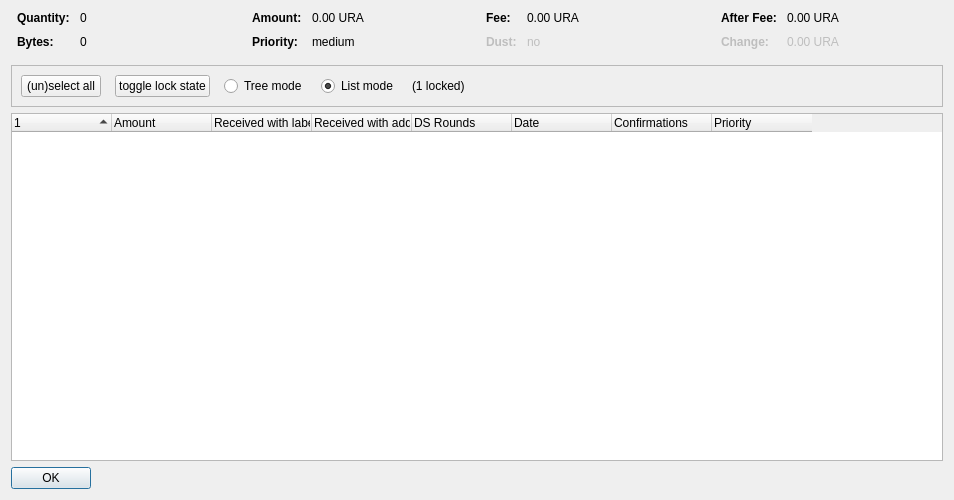
<?xml version="1.0" encoding="UTF-8"?>
<ui version="4.0">
 <class>CoinControlDialog</class>
 <widget class="QDialog" name="CoinControlDialog">
  <property name="geometry">
   <rect>
    <x>0</x>
    <y>0</y>
    <width>954</width>
    <height>500</height>
   </rect>
  </property>
  <property name="windowTitle">
   <string>Coin Selection</string>
  </property>
  <layout class="QVBoxLayout" name="verticalLayout">
   <item>
    <layout class="QHBoxLayout" name="horizontalLayoutTop" stretch="0,0,0,0">
     <property name="topMargin">
      <number>0</number>
     </property>
     <property name="bottomMargin">
      <number>10</number>
     </property>
     <item>
      <layout class="QFormLayout" name="formLayoutCoinControl1">
       <property name="horizontalSpacing">
        <number>10</number>
       </property>
       <property name="verticalSpacing">
        <number>10</number>
       </property>
       <property name="leftMargin">
        <number>6</number>
       </property>
       <property name="rightMargin">
        <number>6</number>
       </property>
       <item row="0" column="0">
        <widget class="QLabel" name="labelCoinControlQuantityText">
         <property name="font">
          <font>
           <weight>75</weight>
           <bold>true</bold>
          </font>
         </property>
         <property name="text">
          <string>Quantity:</string>
         </property>
        </widget>
       </item>
       <item row="0" column="1">
        <widget class="QLabel" name="labelCoinControlQuantity">
         <property name="cursor">
          <cursorShape>IBeamCursor</cursorShape>
         </property>
         <property name="contextMenuPolicy">
          <enum>Qt::ActionsContextMenu</enum>
         </property>
         <property name="text">
          <string notr="true">0</string>
         </property>
         <property name="textInteractionFlags">
          <set>Qt::LinksAccessibleByMouse|Qt::TextSelectableByKeyboard|Qt::TextSelectableByMouse</set>
         </property>
        </widget>
       </item>
       <item row="1" column="0">
        <widget class="QLabel" name="labelCoinControlBytesText">
         <property name="font">
          <font>
           <weight>75</weight>
           <bold>true</bold>
          </font>
         </property>
         <property name="text">
          <string>Bytes:</string>
         </property>
        </widget>
       </item>
       <item row="1" column="1">
        <widget class="QLabel" name="labelCoinControlBytes">
         <property name="cursor">
          <cursorShape>IBeamCursor</cursorShape>
         </property>
         <property name="contextMenuPolicy">
          <enum>Qt::ActionsContextMenu</enum>
         </property>
         <property name="text">
          <string notr="true">0</string>
         </property>
         <property name="textInteractionFlags">
          <set>Qt::LinksAccessibleByMouse|Qt::TextSelectableByKeyboard|Qt::TextSelectableByMouse</set>
         </property>
        </widget>
       </item>
      </layout>
     </item>
     <item>
      <layout class="QFormLayout" name="formLayoutCoinControl2">
       <property name="horizontalSpacing">
        <number>10</number>
       </property>
       <property name="verticalSpacing">
        <number>10</number>
       </property>
       <property name="leftMargin">
        <number>6</number>
       </property>
       <property name="rightMargin">
        <number>6</number>
       </property>
       <item row="0" column="0">
        <widget class="QLabel" name="labelCoinControlAmountText">
         <property name="font">
          <font>
           <weight>75</weight>
           <bold>true</bold>
          </font>
         </property>
         <property name="text">
          <string>Amount:</string>
         </property>
        </widget>
       </item>
       <item row="0" column="1">
        <widget class="QLabel" name="labelCoinControlAmount">
         <property name="cursor">
          <cursorShape>IBeamCursor</cursorShape>
         </property>
         <property name="contextMenuPolicy">
          <enum>Qt::ActionsContextMenu</enum>
         </property>
         <property name="text">
          <string notr="true">0.00 URA</string>
         </property>
         <property name="textInteractionFlags">
          <set>Qt::LinksAccessibleByMouse|Qt::TextSelectableByKeyboard|Qt::TextSelectableByMouse</set>
         </property>
        </widget>
       </item>
       <item row="1" column="0">
        <widget class="QLabel" name="labelCoinControlPriorityText">
         <property name="font">
          <font>
           <weight>75</weight>
           <bold>true</bold>
          </font>
         </property>
         <property name="text">
          <string>Priority:</string>
         </property>
        </widget>
       </item>
       <item row="1" column="1">
        <widget class="QLabel" name="labelCoinControlPriority">
         <property name="cursor">
          <cursorShape>IBeamCursor</cursorShape>
         </property>
         <property name="contextMenuPolicy">
          <enum>Qt::ActionsContextMenu</enum>
         </property>
         <property name="text">
          <string>medium</string>
         </property>
         <property name="textInteractionFlags">
          <set>Qt::LinksAccessibleByMouse|Qt::TextSelectableByKeyboard|Qt::TextSelectableByMouse</set>
         </property>
        </widget>
       </item>
      </layout>
     </item>
     <item>
      <layout class="QFormLayout" name="formLayoutCoinControl3">
       <property name="horizontalSpacing">
        <number>10</number>
       </property>
       <property name="verticalSpacing">
        <number>10</number>
       </property>
       <property name="leftMargin">
        <number>6</number>
       </property>
       <property name="rightMargin">
        <number>6</number>
       </property>
       <item row="0" column="0">
        <widget class="QLabel" name="labelCoinControlFeeText">
         <property name="font">
          <font>
           <weight>75</weight>
           <bold>true</bold>
          </font>
         </property>
         <property name="text">
          <string>Fee:</string>
         </property>
        </widget>
       </item>
       <item row="0" column="1">
        <widget class="QLabel" name="labelCoinControlFee">
         <property name="cursor">
          <cursorShape>IBeamCursor</cursorShape>
         </property>
         <property name="contextMenuPolicy">
          <enum>Qt::ActionsContextMenu</enum>
         </property>
         <property name="text">
          <string notr="true">0.00 URA</string>
         </property>
         <property name="textInteractionFlags">
          <set>Qt::LinksAccessibleByMouse|Qt::TextSelectableByKeyboard|Qt::TextSelectableByMouse</set>
         </property>
        </widget>
       </item>
       <item row="1" column="0">
        <widget class="QLabel" name="labelCoinControlLowOutputText">
         <property name="enabled">
          <bool>false</bool>
         </property>
         <property name="font">
          <font>
           <weight>75</weight>
           <bold>true</bold>
          </font>
         </property>
         <property name="text">
          <string>Dust:</string>
         </property>
        </widget>
       </item>
       <item row="1" column="1">
        <widget class="QLabel" name="labelCoinControlLowOutput">
         <property name="enabled">
          <bool>false</bool>
         </property>
         <property name="cursor">
          <cursorShape>IBeamCursor</cursorShape>
         </property>
         <property name="contextMenuPolicy">
          <enum>Qt::ActionsContextMenu</enum>
         </property>
         <property name="text">
          <string>no</string>
         </property>
         <property name="textInteractionFlags">
          <set>Qt::LinksAccessibleByMouse|Qt::TextSelectableByKeyboard|Qt::TextSelectableByMouse</set>
         </property>
        </widget>
       </item>
      </layout>
     </item>
     <item>
      <layout class="QFormLayout" name="formLayoutCoinControl4">
       <property name="horizontalSpacing">
        <number>10</number>
       </property>
       <property name="verticalSpacing">
        <number>10</number>
       </property>
       <property name="leftMargin">
        <number>6</number>
       </property>
       <property name="rightMargin">
        <number>6</number>
       </property>
       <item row="0" column="0">
        <widget class="QLabel" name="labelCoinControlAfterFeeText">
         <property name="font">
          <font>
           <weight>75</weight>
           <bold>true</bold>
          </font>
         </property>
         <property name="text">
          <string>After Fee:</string>
         </property>
        </widget>
       </item>
       <item row="0" column="1">
        <widget class="QLabel" name="labelCoinControlAfterFee">
         <property name="cursor">
          <cursorShape>IBeamCursor</cursorShape>
         </property>
         <property name="contextMenuPolicy">
          <enum>Qt::ActionsContextMenu</enum>
         </property>
         <property name="text">
          <string notr="true">0.00 URA</string>
         </property>
         <property name="textInteractionFlags">
          <set>Qt::LinksAccessibleByMouse|Qt::TextSelectableByKeyboard|Qt::TextSelectableByMouse</set>
         </property>
        </widget>
       </item>
       <item row="1" column="0">
        <widget class="QLabel" name="labelCoinControlChangeText">
         <property name="enabled">
          <bool>false</bool>
         </property>
         <property name="font">
          <font>
           <weight>75</weight>
           <bold>true</bold>
          </font>
         </property>
         <property name="text">
          <string>Change:</string>
         </property>
        </widget>
       </item>
       <item row="1" column="1">
        <widget class="QLabel" name="labelCoinControlChange">
         <property name="enabled">
          <bool>false</bool>
         </property>
         <property name="cursor">
          <cursorShape>IBeamCursor</cursorShape>
         </property>
         <property name="contextMenuPolicy">
          <enum>Qt::ActionsContextMenu</enum>
         </property>
         <property name="text">
          <string notr="true">0.00 URA</string>
         </property>
         <property name="textInteractionFlags">
          <set>Qt::LinksAccessibleByMouse|Qt::TextSelectableByKeyboard|Qt::TextSelectableByMouse</set>
         </property>
        </widget>
       </item>
      </layout>
     </item>
    </layout>
   </item>
   <item>
    <widget class="QFrame" name="frame">
     <property name="minimumSize">
      <size>
       <width>0</width>
       <height>40</height>
      </size>
     </property>
     <property name="frameShape">
      <enum>QFrame::StyledPanel</enum>
     </property>
     <property name="frameShadow">
      <enum>QFrame::Sunken</enum>
     </property>
     <layout class="QHBoxLayout" name="horizontalLayout">
      <item>
       <layout class="QHBoxLayout" name="horizontalLayoutPanel" stretch="0,0,0,0,0,0">
        <property name="spacing">
         <number>14</number>
        </property>
        <item>
         <widget class="QPushButton" name="pushButtonSelectAll">
          <property name="sizePolicy">
           <sizepolicy hsizetype="Maximum" vsizetype="Fixed">
            <horstretch>0</horstretch>
            <verstretch>0</verstretch>
           </sizepolicy>
          </property>
          <property name="text">
           <string>(un)select all</string>
          </property>
          <property name="autoDefault">
           <bool>false</bool>
          </property>
         </widget>
        </item>
        <item>
         <widget class="QPushButton" name="pushButtonToggleLock">
          <property name="sizePolicy">
           <sizepolicy hsizetype="Maximum" vsizetype="Fixed">
            <horstretch>0</horstretch>
            <verstretch>0</verstretch>
           </sizepolicy>
          </property>
          <property name="text">
           <string>toggle lock state</string>
          </property>
          <property name="autoDefault">
           <bool>false</bool>
          </property>
         </widget>
        </item>
        <item>
         <widget class="QRadioButton" name="radioTreeMode">
          <property name="sizePolicy">
           <sizepolicy hsizetype="Maximum" vsizetype="Fixed">
            <horstretch>0</horstretch>
            <verstretch>0</verstretch>
           </sizepolicy>
          </property>
          <property name="text">
           <string>Tree mode</string>
          </property>
         </widget>
        </item>
        <item>
         <widget class="QRadioButton" name="radioListMode">
          <property name="sizePolicy">
           <sizepolicy hsizetype="Maximum" vsizetype="Fixed">
            <horstretch>0</horstretch>
            <verstretch>0</verstretch>
           </sizepolicy>
          </property>
          <property name="text">
           <string>List mode</string>
          </property>
          <property name="checked">
           <bool>true</bool>
          </property>
         </widget>
        </item>
        <item>
         <widget class="QLabel" name="labelLocked">
          <property name="text">
           <string>(1 locked)</string>
          </property>
         </widget>
        </item>
        <item>
         <spacer name="horizontalSpacer">
          <property name="orientation">
           <enum>Qt::Horizontal</enum>
          </property>
          <property name="sizeHint" stdset="0">
           <size>
            <width>40</width>
            <height>20</height>
           </size>
          </property>
         </spacer>
        </item>
       </layout>
      </item>
     </layout>
    </widget>
   </item>
   <item>
    <widget class="CoinControlTreeWidget" name="treeWidget">
     <property name="contextMenuPolicy">
      <enum>Qt::CustomContextMenu</enum>
     </property>
     <property name="sortingEnabled">
      <bool>false</bool>
     </property>
     <property name="columnCount">
      <number>8</number>
     </property>
     <attribute name="headerShowSortIndicator" stdset="0">
      <bool>true</bool>
     </attribute>
     <attribute name="headerStretchLastSection">
      <bool>false</bool>
     </attribute>
     <column>
      <property name="text">
       <string/>
      </property>
     </column>
     <column>
      <property name="text">
       <string>Amount</string>
      </property>
     </column>
     <column>
      <property name="text">
       <string>Received with label</string>
      </property>
     </column>
     <column>
      <property name="text">
       <string>Received with address</string>
      </property>
     </column>
     <column>
      <property name="text">
       <string>DS Rounds</string>
      </property>
     </column>
     <column>
      <property name="text">
       <string>Date</string>
      </property>
     </column>
     <column>
      <property name="text">
       <string>Confirmations</string>
      </property>
      <property name="toolTip">
       <string>Confirmed</string>
      </property>
     </column>
     <column>
      <property name="text">
       <string>Priority</string>
      </property>
     </column>
    </widget>
   </item>
   <item>
    <widget class="QDialogButtonBox" name="buttonBox">
     <property name="sizePolicy">
      <sizepolicy hsizetype="Maximum" vsizetype="Fixed">
       <horstretch>0</horstretch>
       <verstretch>0</verstretch>
      </sizepolicy>
     </property>
     <property name="orientation">
      <enum>Qt::Horizontal</enum>
     </property>
     <property name="standardButtons">
      <set>QDialogButtonBox::Ok</set>
     </property>
    </widget>
   </item>
  </layout>
 </widget>
 <customwidgets>
  <customwidget>
   <class>CoinControlTreeWidget</class>
   <extends>QTreeWidget</extends>
   <header>coincontroltreewidget.h</header>
  </customwidget>
 </customwidgets>
 <resources/>
 <connections/>
</ui>
